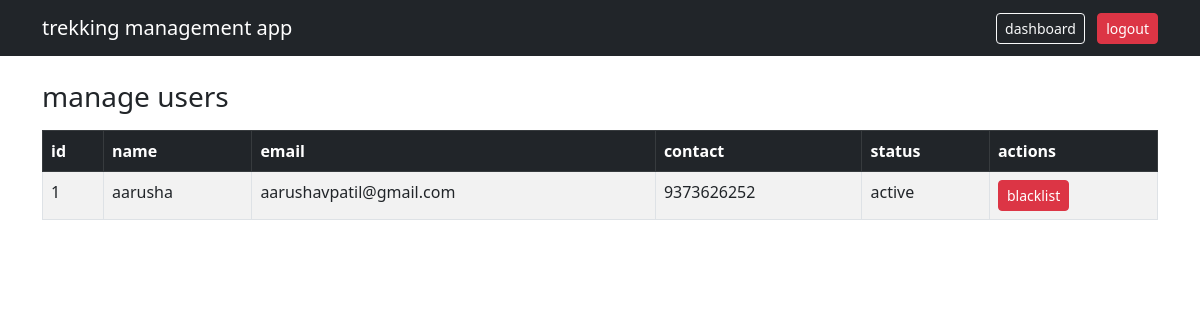
The page /admin/users (signed in) on the database as committed earlier.
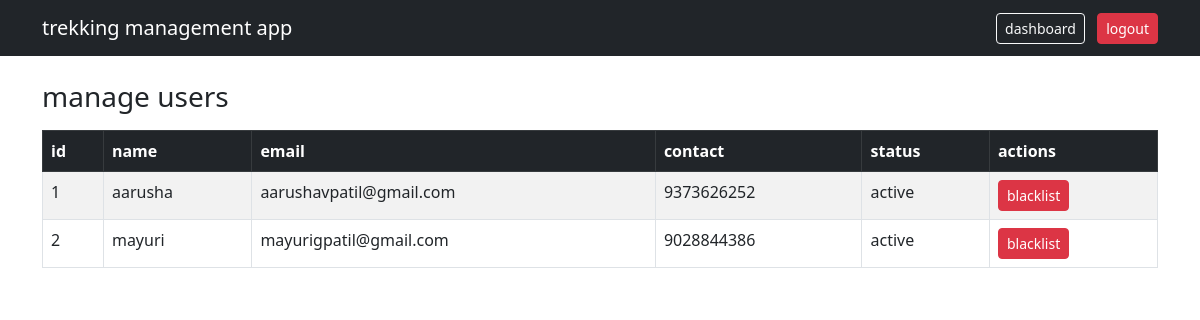
The same page on the database as committed later.
### database.py (models this page shows)
class User(db.Model):
    __tablename__ = 'user'
    id = db.Column(db.Integer, primary_key=True)
    name = db.Column(db.String(120), nullable=False)
    email = db.Column(db.String(120), unique=True, nullable=False)
    contact = db.Column(db.String(20), nullable=False)
    password_hash = db.Column(db.String(128), nullable=False)
    status = db.Column(db.String(20), default='active')
    bookings = db.relationship('Booking', backref='user', lazy=True)

### app.py (the view)
@app.route('/admin/users')
def admin_users():
    if session.get('role') != 'admin':
        return redirect(url_for('login'))
    users = User.query.all()
    return render_template('admin/users.html', users=users)

### templates/admin/users.html (shortened to what this page needs)
<!DOCTYPE html>
<html lang="en">
<head>
    <link href="https://cdn.jsdelivr.net/npm/bootstrap@5.3.0-alpha1/dist/css/bootstrap.min.css" rel="stylesheet">
</head>
<body>
<nav class="navbar navbar-dark bg-dark">
    <div class="container">
        <a class="navbar-brand">trekking management app</a>
        <div>
            <a href="/admin/dashboard" class="btn btn-outline-light btn-sm me-2">dashboard</a>
            <a href="/logout" class="btn btn-danger btn-sm">logout</a>
        </div>
    </div>
</nav>
<div class="container mt-4">
    <h3>manage users</h3>
    <table class="table table-bordered table-striped mt-3">
        <thead class="table-dark">
            <tr>
                <th>id</th>
                <th>name</th>
                <th>email</th>
                <th>contact</th>
                <th>status</th>
                <th>actions</th>
            </tr>
        </thead>
        <tbody>
            {% for user in users %}
            <tr>
                <td>{{ user.id }}</td>
                <td>{{ user.name }}</td>
                <td>{{ user.email }}</td>
                <td>{{ user.contact }}</td>
                <td>{{ user.status }}</td>
                <td>
                    {% if user.status == 'active' %}
                        <a href="/admin/users/blacklist/{{ user.id }}" class="btn btn-sm btn-danger">blacklist</a>
                    {% else %}
                        <a href="/admin/users/activate/{{ user.id }}" class="btn btn-sm btn-success">activate</a>
                    {% endif %}
                </td>
            </tr>
            {% else %}
            <tr>
                <td colspan="6" class="text-center">no users found</td>
            </tr>
            {% endfor %}
        </tbody>
    </table>
</div>
</body>
</html>

Rows that differ between the two databases and show on the page:
added User: id "2", name "mayuri", email "mayurigpatil@gmail.com", contact "9028844386", status "active"
